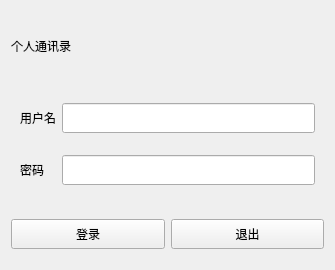
<?xml version="1.0" encoding="UTF-8"?>
<ui version="4.0">
 <class>Dlg_Login</class>
 <widget class="QDialog" name="Dlg_Login">
  <property name="geometry">
   <rect>
    <x>0</x>
    <y>0</y>
    <width>335</width>
    <height>270</height>
   </rect>
  </property>
  <property name="minimumSize">
   <size>
    <width>335</width>
    <height>270</height>
   </size>
  </property>
  <property name="maximumSize">
   <size>
    <width>335</width>
    <height>270</height>
   </size>
  </property>
  <property name="windowTitle">
   <string>登录</string>
  </property>
  <property name="styleSheet">
   <string notr="true">/*QPushButton[name=&quot;btn&quot;]{border-radius:4px;background:#409eff;color:white;font-size:14px;min-height:24px;min-width:85px;padding:4px;}
QPushButton[name=&quot;btn&quot;]:pressed{background:#3a8eed}

QLineEdit[name=&quot;le&quot;]{border-radius:4px;min-height:25px;border:1px solid grey;max-width:280px;min-width:280px;}

QLabel[name=&quot;title&quot;]{font:18px '黑体';color:blue;}

QWidget[name=&quot;bg&quot;]{background-color:white;}*/
QLabel[name=&quot;lb&quot;]{color:#2D77E5;}
</string>
  </property>
  <layout class="QGridLayout" name="gridLayout_4">
   <item row="2" column="0">
    <widget class="QWidget" name="widget" native="true">
     <property name="maximumSize">
      <size>
       <width>16777215</width>
       <height>50</height>
      </size>
     </property>
     <layout class="QGridLayout" name="gridLayout">
      <property name="leftMargin">
       <number>0</number>
      </property>
      <property name="topMargin">
       <number>0</number>
      </property>
      <property name="rightMargin">
       <number>0</number>
      </property>
      <property name="bottomMargin">
       <number>0</number>
      </property>
      <property name="verticalSpacing">
       <number>0</number>
      </property>
      <item row="0" column="1">
       <widget class="QPushButton" name="btn_exit">
        <property name="minimumSize">
         <size>
          <width>0</width>
          <height>30</height>
         </size>
        </property>
        <property name="text">
         <string>退出</string>
        </property>
        <property name="autoDefault">
         <bool>false</bool>
        </property>
        <property name="name" stdset="0">
         <string>btn</string>
        </property>
        <attribute name="buttonGroup">
         <string notr="true">buttonGroup</string>
        </attribute>
       </widget>
      </item>
      <item row="0" column="0">
       <widget class="QPushButton" name="btn_login">
        <property name="minimumSize">
         <size>
          <width>0</width>
          <height>30</height>
         </size>
        </property>
        <property name="text">
         <string>登录</string>
        </property>
        <property name="autoDefault">
         <bool>false</bool>
        </property>
        <property name="name" stdset="0">
         <string>btn</string>
        </property>
        <attribute name="buttonGroup">
         <string notr="true">buttonGroup</string>
        </attribute>
       </widget>
      </item>
     </layout>
     <zorder>btn_login</zorder>
     <zorder>btn_exit</zorder>
    </widget>
   </item>
   <item row="1" column="0">
    <widget class="QWidget" name="widget_2" native="true">
     <layout class="QGridLayout" name="gridLayout_3">
      <property name="topMargin">
       <number>0</number>
      </property>
      <property name="bottomMargin">
       <number>0</number>
      </property>
      <item row="0" column="0">
       <widget class="QLabel" name="lb_username">
        <property name="text">
         <string>用户名</string>
        </property>
        <property name="name" stdset="0">
         <string>smtitle</string>
        </property>
       </widget>
      </item>
      <item row="0" column="1">
       <widget class="QLineEdit" name="le_username">
        <property name="minimumSize">
         <size>
          <width>0</width>
          <height>30</height>
         </size>
        </property>
        <property name="name" stdset="0">
         <string>le</string>
        </property>
       </widget>
      </item>
      <item row="1" column="0">
       <widget class="QLabel" name="lb_userpass">
        <property name="text">
         <string>密码</string>
        </property>
        <property name="name" stdset="0">
         <string>smtitle</string>
        </property>
       </widget>
      </item>
      <item row="1" column="1">
       <widget class="QLineEdit" name="le_userpass">
        <property name="minimumSize">
         <size>
          <width>0</width>
          <height>30</height>
         </size>
        </property>
        <property name="name" stdset="0">
         <string>le</string>
        </property>
       </widget>
      </item>
     </layout>
    </widget>
   </item>
   <item row="0" column="0">
    <widget class="QLabel" name="lb_title">
     <property name="maximumSize">
      <size>
       <width>16777215</width>
       <height>70</height>
      </size>
     </property>
     <property name="text">
      <string>个人通讯录</string>
     </property>
     <property name="name" stdset="0">
      <string>title</string>
     </property>
    </widget>
   </item>
  </layout>
 </widget>
 <resources/>
 <connections/>
 <buttongroups>
  <buttongroup name="buttonGroup"/>
 </buttongroups>
</ui>
